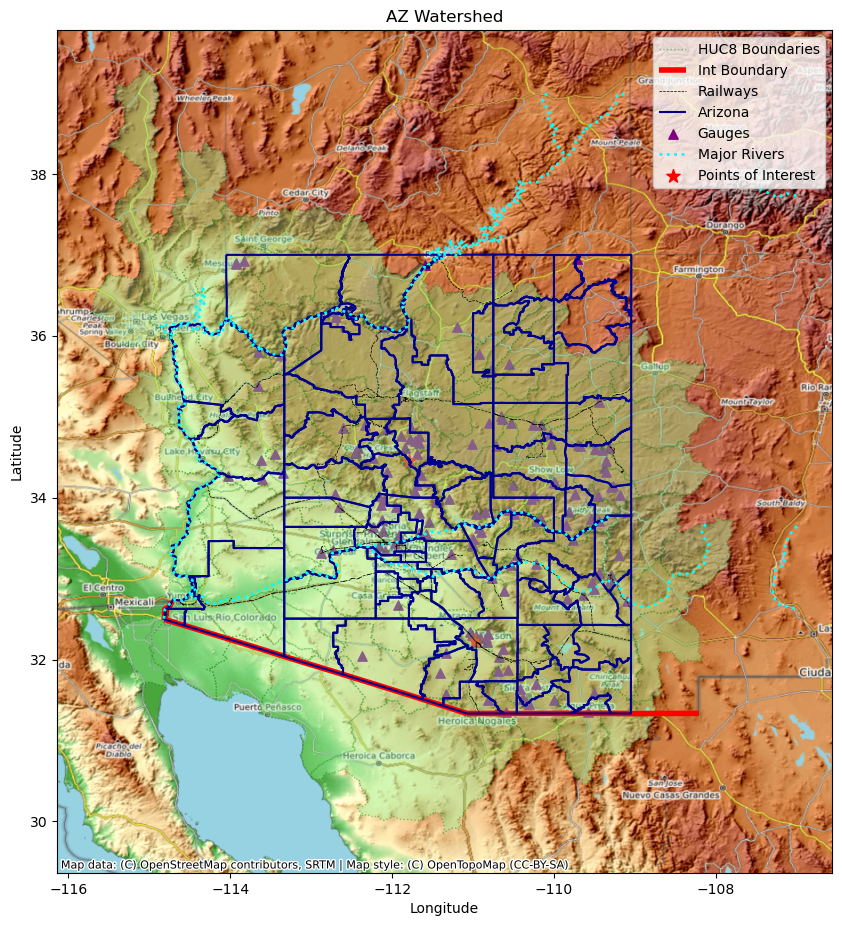

Write Python code to recreate this figure.
# %%
# Import Packages

import os
import matplotlib.pyplot as plt
import numpy as np
import geopandas as gpd
from shapely.geometry import Point
from shapely.geometry import box
import contextily as ctx

# %%
# Get layers and plot

# Get stream gauges for AZ
file = os.path.join('../../../data/gagesii_shapefile',
                    'gagesII_9322_sept30_2011.shp')
gages = gpd.read_file(file)  # read file into gpd dataframe

gages.STATE.unique()  # Get states
gages_AZ = gages[gages['STATE'] == 'AZ']  # Filter for AZ

gages_AZ_NAD83 = gages_AZ.to_crs(epsg=4269)  # Change the CRS to match

# Get Arizona State Boundaries
file = os.path.join('../../../data/', 'arizona_shapefile',
                    'tl_2016_04_cousub.shp')
arizona = gpd.read_file(file)  # read file into gpd dataframe

# Get watershed boundary
file = os.path.join('../../../data/WBD_15_HU2_GDB', 'WBD_15_HU2_GDB.gdb')
HUC8 = gpd.read_file(file, layer="WBDHU8")  # read file into gpd dataframe

# Get Railways
file = os.path.join('../../../data/TRAN_Arizona_State_Shape/Shape',
                    'Trans_RailFeature.shp')
rail = gpd.read_file(file)  # read file into gpd dataframe

# Get AZ international boundary
file = os.path.join('../../../data/GOVTUNIT_Arizona_State_Shape/Shape',
                    'GU_InternationalBoundaryLine.shp')
intl_boundary = gpd.read_file(file)  # read file into gpd dataframe

# Get major rivers
file = os.path.join('../../../data/USA_Hydrography', 'USA_Hydrography.shp')
rivers = gpd.read_file(file)  # read file into gpd dataframe

# Create a custom polygon to clip rivers
polygon = box(-116, 39, -107, 29)  # Set bounding box
poly_gdf = gpd.GeoDataFrame([1], geometry=[polygon], crs=gages_AZ_NAD83.crs)

rivers_clipped = rivers.clip(polygon)  # New rivers object

# Remove fill from polygons for easier manipulation
HUC8['geometry'] = HUC8['geometry'].boundary
arizona['geometry'] = arizona['geometry'].boundary

# Add UA and Class Streamgauge Points
point_list = np.array([[-110.97688412, 32.22877495],
                       [-111.7891667, 34.44833333]])
point_geom = [Point(xy) for xy in point_list]
point_geom

point_df = gpd.GeoDataFrame(point_geom, columns=['geometry'],
                            crs=HUC8.crs)
point_df.to_crs(epsg=4269)  # convert to correct crs

# Plot everything on a Topo Base Map
fig, ax = plt.subplots(figsize=(10, 15))
HUC8.plot(ax=ax, color='green', alpha=0.4, facecolor='lightgreen',
          linewidth=1, linestyle='dotted', label='HUC8 Boundaries')
intl_boundary.plot(ax=ax, color='red', label='Int Boundary', linewidth=4)
rail.plot(ax=ax, color='black', linestyle='dashed', linewidth=0.5,
          label='Railways')
arizona.plot(ax=ax, color='darkblue', facecolor='none', linewidth=1.5,
             label='Arizona')
gages_AZ_NAD83.plot(markersize=45, ax=ax, marker='^', label='Gauges',
                    color='purple')
rivers_clipped.plot(ax=ax, color='cyan', linewidth=2, linestyle='dotted',
                    label='Major Rivers')
point_df.plot(ax=ax, color='red', marker='*', markersize=100,
              label='Points of Interest')
ctx.add_basemap(ax, source=ctx.providers.OpenTopoMap,
                crs=arizona.crs)  # Add Topo basemap
ax.set(title='AZ Watershed', xlabel='Longitude', ylabel='Latitude')
ax.legend()
